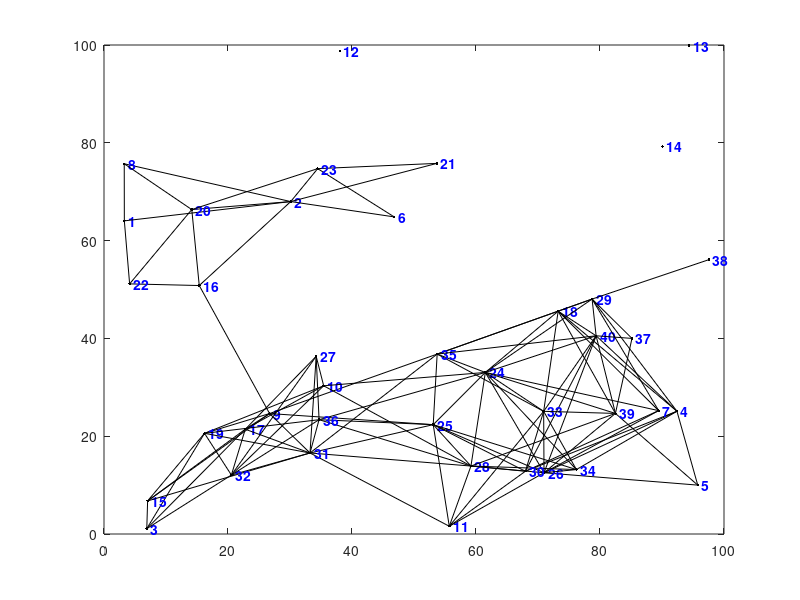

Write MATLAB code to recreate this figure. (Note: this script raises an error after producing the figure.)
function [dist,path] = dijkstra(nodes,segments,start_id,finish_id)

%DIJKSTRA Calculates the shortest distance and path between points on a map
%   using Dijkstra's Shortest Path Algorithm
% 
% [DIST, PATH] = DIJKSTRA(NODES, SEGMENTS, SID, FID)
%   Calculates the shortest distance and path between start and finish nodes SID and FID
% 
% [DIST, PATH] = DIJKSTRA(NODES, SEGMENTS, SID)
%   Calculates the shortest distances and paths from the starting node SID to all
%     other nodes in the map
% 
% Note:
%     DIJKSTRA is set up so that an example is created if no inputs are provided,
%       but ignores the example and just processes the inputs if they are given.
% 
% Inputs:
%     NODES should be an Nx3 or Nx4 matrix with the format [ID X Y] or [ID X Y Z]
%       where ID is an integer, and X, Y, Z are cartesian position coordinates)
%     SEGMENTS should be an Mx3 matrix with the format [ID N1 N2]
%       where ID is an integer, and N1, N2 correspond to node IDs from NODES list
%       such that there is an [undirected] edge/segment between node N1 and node N2
%     SID should be an integer in the node ID list corresponding with the starting node
%     FID (optional) should be an integer in the node ID list corresponding with the finish
% 
% Outputs:
%     DIST is the shortest Euclidean distance
%       If FID was specified, DIST will be a 1x1 double representing the shortest
%         Euclidean distance between SID and FID along the map segments. DIST will have
%         a value of INF if there are no segments connecting SID and FID.
%       If FID was not specified, DIST will be a 1xN vector representing the shortest
%         Euclidean distance between SID and all other nodes on the map. DIST will have
%         a value of INF for any nodes that cannot be reached along segments of the map.
%     PATH is a list of nodes containing the shortest route
%       If FID was specified, PATH will be a 1xP vector of node IDs from SID to FID.
%         NAN will be returned if there are no segments connecting SID to FID.
%       If FID was not specified, PATH will be a 1xN cell of vectors representing the
%         shortest route from SID to all other nodes on the map. PATH will have a value
%         of NAN for any nodes that cannot be reached along the segments of the map.
% 
% Example:
%     dijkstra; % calculates shortest path and distance between two nodes
%               % on a map of randomly generated nodes and segments
% 
% Example:
%     nodes = [(1:10); 100*rand(2,10)]';
%     segments = [(1:17); floor(1:0.5:9); ceil(2:0.5:10)]';
%     figure; plot(nodes(:,2), nodes(:,3),'k.');
%     hold on;
%     for s = 1:17
%         if (s <= 10) text(nodes(s,2),nodes(s,3),[' ' num2str(s)]); end
%         plot(nodes(segments(s,2:3)',2),nodes(segments(s,2:3)',3),'k');
%     end
%     [d, p] = dijkstra(nodes, segments, 1, 10)
%     for n = 2:length(p)
%         plot(nodes(p(n-1:n),2),nodes(p(n-1:n),3),'r-.','linewidth',2);
%     end
%     hold off;
% 
% Author: Joseph Kirk
% Email: jdkirk630 at gmail dot com
% Release: 1.3
% Release Date: 5/18/07

if (nargin < 3) % SETUP
    % (GENERATE RANDOM EXAMPLE OF NODES AND SEGMENTS IF NOT GIVEN AS INPUTS)
    % Create a random set of nodes/vertices,and connect some of them with
    % edges/segments. Then graph the resulting map.
    num_nodes = 40; L = 100; max_seg_length = 30; ids = (1:num_nodes)';
    nodes = [ids L*rand(num_nodes,2)]; % create random nodes
    h = figure; plot(nodes(:,2),nodes(:,3),'k.') % plot the nodes
    text(nodes(num_nodes,2),nodes(num_nodes,3),...
        [' ' num2str(ids(num_nodes))],'Color','b','FontWeight','b')
    hold on
    num_segs = 0; segments = zeros(num_nodes*(num_nodes-1)/2,3);
    for i = 1:num_nodes-1 % create edges between some of the nodes
        text(nodes(i,2),nodes(i,3),[' ' num2str(ids(i))],'Color','b','FontWeight','b')
        for j = i+1:num_nodes
            d = sqrt(sum((nodes(i,2:3) - nodes(j,2:3)).^2));
            if and(d < max_seg_length,rand < 0.6)
                plot([nodes(i,2) nodes(j,2)],[nodes(i,3) nodes(j,3)],'k.-')
                % add this link to the segments list
                num_segs = num_segs + 1;
                segments(num_segs,:) = [num_segs nodes(i,1) nodes(j,1)];
            end
        end
    end
    segments(num_segs+1:num_nodes*(num_nodes-1)/2,:) = [];
    axis([0 L 0 L])
    % Calculate Shortest Path Using Dijkstra's Algorithm
    % Get random starting/ending nodes,compute the shortest distance and path.
    start_id = ceil(num_nodes*rand); disp(['start id = ' num2str(start_id)]);
    finish_id = ceil(num_nodes*rand); disp(['finish id = ' num2str(finish_id)]);
    [distance,path] = dijkstra(nodes,segments,start_id,finish_id);
    disp(['distance = ' num2str(distance)]); disp(['path = [' num2str(path) ']']);
    % If a Shortest Path exists,Plot it on the Map.
    figure(h)
    for k = 2:length(path)
        m = find(nodes(:,1) == path(k-1));
        n = find(nodes(:,1) == path(k));
        plot([nodes(m,2) nodes(n,2)],[nodes(m,3) nodes(n,3)],'ro-','LineWidth',2);
    end
    title(['Shortest Distance from ' num2str(start_id) ' to ' ...
        num2str(finish_id) ' = ' num2str(distance)])
    hold off
    
else %--------------------------------------------------------------------------
    % MAIN FUNCTION - DIJKSTRA'S ALGORITHM
    
    % initializations
    node_ids = nodes(:,1);
    [num_map_pts,cols] = size(nodes);
    table = sparse(num_map_pts,2);
    shortest_distance = Inf(num_map_pts,1);
    settled = zeros(num_map_pts,1);
    path = num2cell(NaN(num_map_pts,1));
    col = 2;
    pidx = find(start_id == node_ids);
    shortest_distance(pidx) = 0;
    table(pidx,col) = 0;
    settled(pidx) = 1;
    path(pidx) = {start_id};
    if (nargin < 4) % compute shortest path for all nodes
        while_cmd = 'sum(~settled) > 0';
    else % terminate algorithm early
        while_cmd = 'settled(zz) == 0';
        zz = find(finish_id == node_ids);
    end
    while eval(while_cmd)
        % update the table
        table(:,col-1) = table(:,col);
        table(pidx,col) = 0;
        % find neighboring nodes in the segments list
        neighbor_ids = [segments(node_ids(pidx) == segments(:,2),3);
            segments(node_ids(pidx) == segments(:,3),2)];
        % calculate the distances to the neighboring nodes and keep track of the paths
        for k = 1:length(neighbor_ids)
            cidx = find(neighbor_ids(k) == node_ids);
            if ~settled(cidx)
                d = sqrt(sum((nodes(pidx,2:cols) - nodes(cidx,2:cols)).^2));
                if (table(cidx,col-1) == 0) || ...
                        (table(cidx,col-1) > (table(pidx,col-1) + d))
                    table(cidx,col) = table(pidx,col-1) + d;
                    tmp_path = path(pidx);
                    path(cidx) = {[tmp_path{1} neighbor_ids(k)]};
                else
                    table(cidx,col) = table(cidx,col-1);
                end
            end
        end
        % find the minimum non-zero value in the table and save it
        nidx = find(table(:,col));
        ndx = find(table(nidx,col) == min(table(nidx,col)));
        if isempty(ndx)
            break
        else
            pidx = nidx(ndx(1));
            shortest_distance(pidx) = table(pidx,col);
            settled(pidx) = 1;
        end
    end
    if (nargin < 4) % return the distance and path arrays for all of the nodes
        dist = shortest_distance';
        path = path';
    else % return the distance and path for the ending node
        dist = shortest_distance(zz);
        path = path(zz);
        path = path{1};
    end
end
